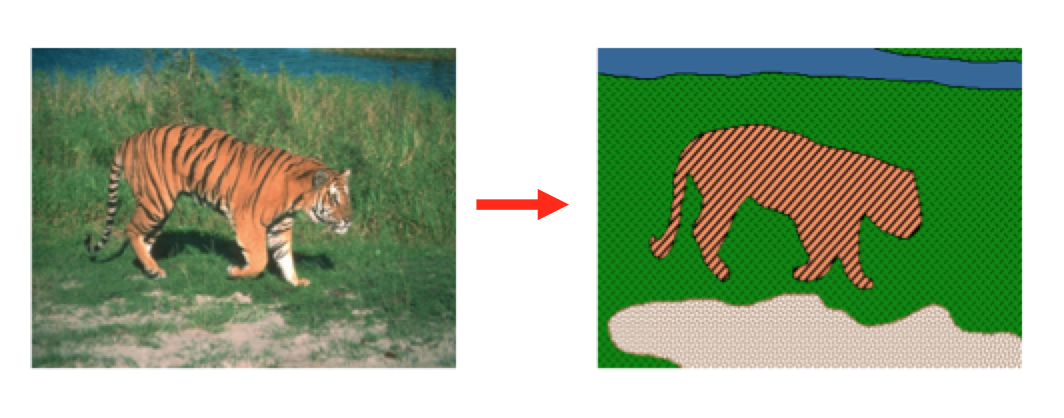
#> input picture data/Segmentacion.png, 1064 x 418 px
$ jupyter execute --allow-errors introcv_clase04.ipynb   (older library calls are emulated)
#> lines starting #> are read from the running program, lines starting #| are printed output that depends on the picture
# Segmentación

Nuestro objetivo es identificar grupos de pixeles que van juntos.

[cell 1]
import numpy as np
import matplotlib.pyplot as plt
from PIL import Image
im = np.array(Image.open('data/Segmentacion.png'))
#> im is the input picture: shape (418, 1064, 4); mean R, G, B, A 155, 174.5, 145, 255
plt.figure(figsize=(7, 7))
plt.imshow(im)

Una forma de tratar la segmentación es con la técnica de clustering

## AGRUPAMIENTO (Clustering)

## 1.0 El Problema del Tamaño de una Polera

Considere el caso de una empresa que va a lanzar al mercado un nuevo modelo de poleras. Como la empresa espera
fabricar modelos en diferentes medidas para satisfacer a personas de todos los tamaños, esta obtiene datos
de la altura y el peso de las personas de la región en donde venderá las poleras, y los grafica en un gráfico,
como se muestra más abajo.

[cell 2]
import numpy as np
import matplotlib.pyplot as plt
from PIL import Image
im = np.array(Image.open('data/Poleras.png'))
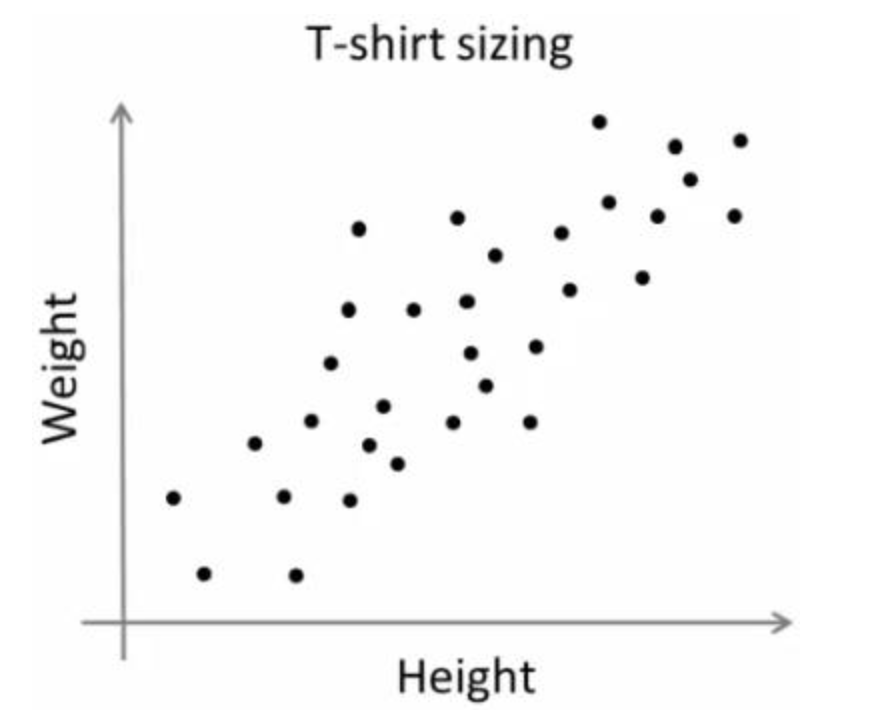
#> input picture data/Poleras.png, 880 x 714 px
#> im is the input picture: shape (714, 880, 4); mean R, G, B, A 248.4, 248.4, 248.4, 255
plt.figure(figsize=(7, 7))
plt.imshow(im)

La empresa no puede crear poleras de todos los tamaños. En su lugar, divide a las personas en Pequeñas,
Medianas y Grandes, y fabrican solo estos 3 modelos que se adaptarán a todas las personas. ¿Cómo
podemos determinar los mejores tamaños considerando los pesos y altura de toda la población?

Se puede resolver este problema mediante un algoritmo de agrupación de personas segun talla y peso
que proporcionará los mejores grupos que satisfarán a todas las personas. Este algoritmo
va a dividir a la poblacion en k grupos (3 inicialmente en este caso), y si estos k grupos no son suficientes
para cumplir el objetivo, dividirá los datos de la poblacíon en k+1 más grupos y continuará hasta que la compañia
esté satisfecha.

[cell 3]
poleras_2 = np.array(Image.open('data/Poleras2.png'))
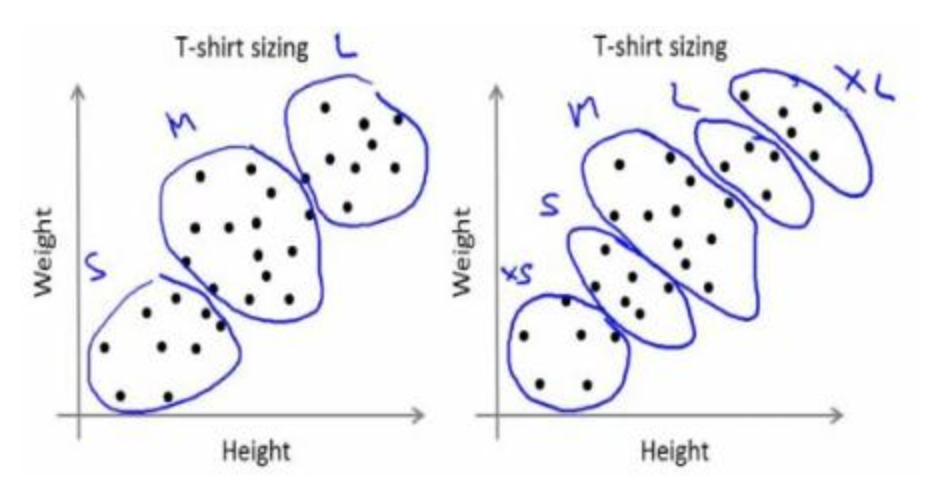
#> input picture data/Poleras2.png, 948 x 478 px
#> poleras_2 is the input picture: shape (478, 948, 4); mean R, G, B, A 240.5, 240.4, 243.5, 255
plt.figure(figsize=(10, 10))
plt.imshow(poleras_2)

## 2.0 K-means

Un algoritmo que nos permite resolver el problema de la polera es K-means.

Para a entender como trabaja considere un conjunto de datos como se muestra a continuación.

[cell 4]
datos_0 = np.array(Image.open('data/k-means0.png'))
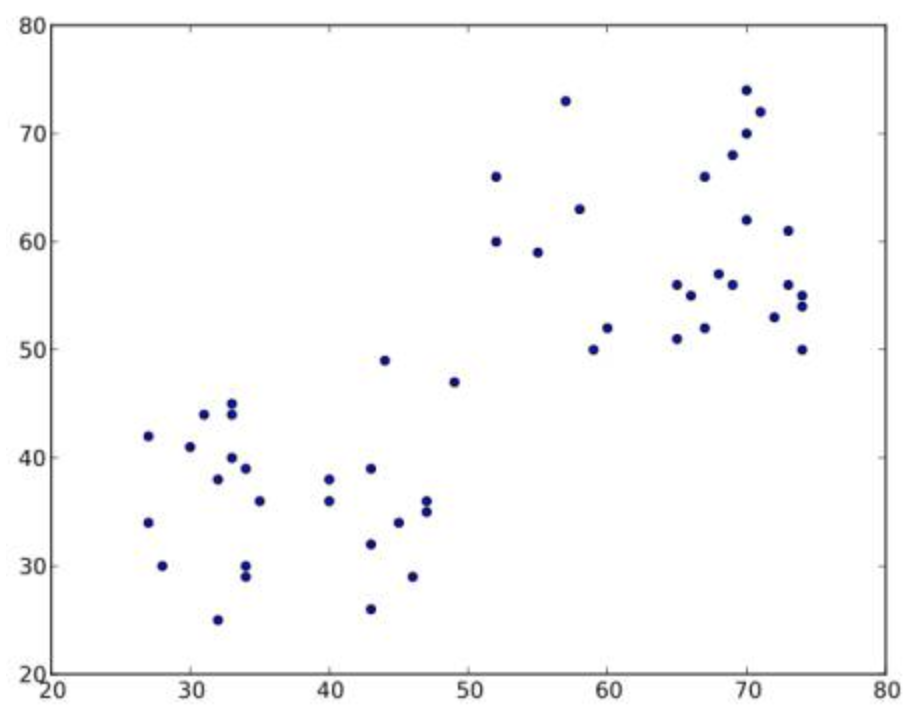
#> input picture data/k-means0.png, 912 x 716 px
#> datos_0 is the input picture: shape (716, 912, 4); mean R, G, B, A 250.2, 250.1, 250.5, 255
plt.figure(figsize=(10, 10))
plt.imshow(datos_0)

- Paso 1: El algoritmo elige aleatoriamente dos centroides, C1 y C2.

- Paso 2: Calcula la distancia desde cada punto a ambos centroides. Si uno de los datose está más cerca de C1, entonces ese dato se etiqueta con '0'. Si está más cerca de C2, se etiquetada como '1'.
Si hay más centroides, los datos son etiquetados como '2', '3', etc.

Para nuestro caso, se grafican los puntos y se colorean todos los '0' con rojo, y todos los '1' con azul, obteniendose lo siguiente:

[cell 5]
datos_1 = np.array(Image.open('data/k-means1.png'))
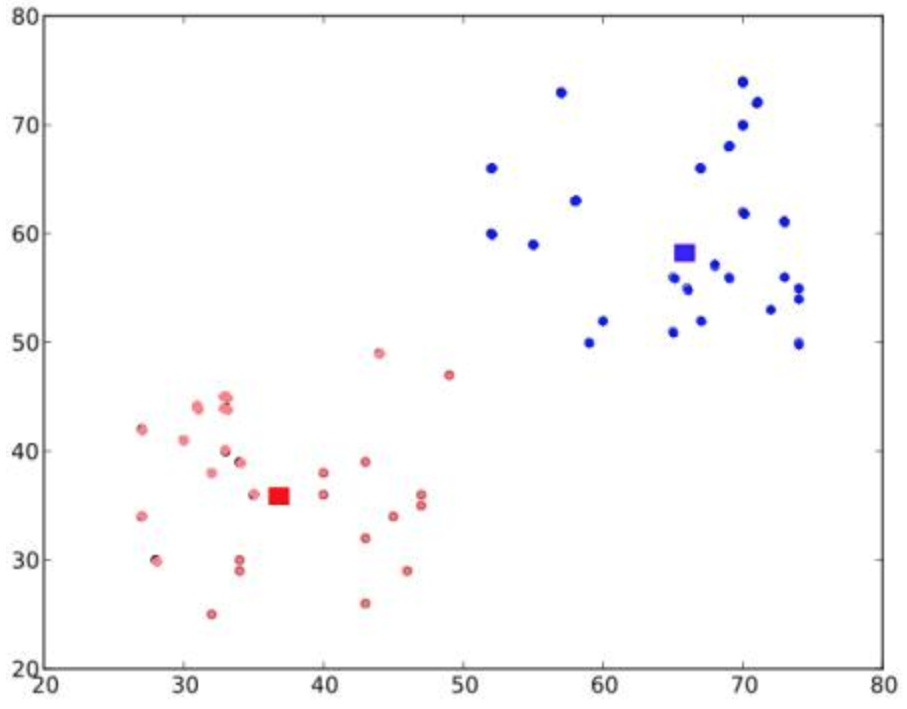
#> input picture data/k-means1.png, 907 x 709 px
#> datos_1 is the input picture: shape (709, 907, 3); mean R, G, B 250.5, 250.1, 250.6
plt.figure(figsize=(10, 10))
plt.imshow(datos_1)

- Paso 3: A continuación, se calcula el promedio de todos los puntos azules y rojos por
separado y ese se usara como un nuevo centroide. Es decir, C1 y C2 se desplazan a los centroides
recién calculados. Y nuevamente se realiza el paso 2 con los nuevos centroides y se etiquete los datos
con '0' y '1'.

Los resultados se visualizan abajo.

[cell 6]
datos_2 = np.array(Image.open('data/k-means2.png'))
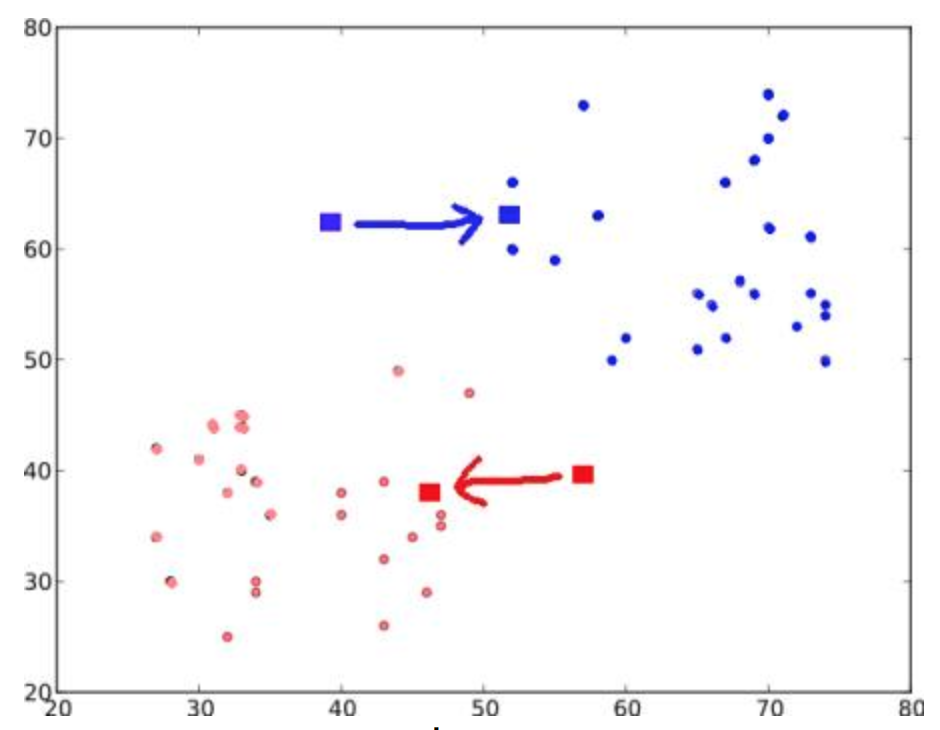
#> input picture data/k-means2.png, 940 x 730 px
#> datos_2 is the input picture: shape (730, 940, 4); mean R, G, B, A 249.9, 249, 250.1, 255
plt.figure(figsize=(10, 10))
plt.imshow(datos_2)

Ahora el Paso 2 y el Paso 3 se iteran hasta que ambos centroides convergen en puntos fijos. O hasta que un número máximo de iteraciones se alcanza.

#> (a cell that did not finish here is left out)

En resumen, K-means es un algoritmo de agrupamiento. Su objetivo es particionar n puntos de datos en k clusters.

Cada uno de los n puntos de datos se asignará a un grupo con la media más cercana. A la media de cada grupo se le llama "centroide"
o "centro". En general, la aplicación de k-means produce k grupos separados de los n puntos de datos originales.
Los puntos de datos dentro de un grupo particular se consideran "más similares" entre sí que los puntos de datos que pertenecen a otros grupos.

[cell 8]
import numpy as np

#Antes de pasar a los ejemplos es importante mencionar que utilizaremos np.reshape
#con frequencia

a = np.arange(6)
#> a = [0, 1, 2, 3, 4, 5]
a
#> Out = [0, 1, 2, 3, 4, 5]

[cell 9]
#Reshape
a.reshape((3, 2))
#> Out = [[0, 1], [2, 3], [4, 5]]

## 3.0 K-means con Scipy

[cell 10]
from pylab import plot,show
from numpy import vstack,array
from numpy.random import rand
from scipy.cluster.vq import kmeans,vq

## Ejemplo 1.0

[cell 11]
# Genereación de datos
data = vstack((rand(150,2) + array([.5,.5]),rand(150,2)))
data.shape

[cell 12]
data

[cell 13]
# Computar K-Means con K = 2 (2 clusters)
centroids,_ = kmeans(data,2)

# Assignar cada punto a un cluster (etiquetando)
idx,_ = vq(data,centroids)

idx.shape

[cell 14]
idx

[cell 15]
#Todas los puntos (coor x) con label 0
data[idx==0,0]
#Todos los puntos (coor y) con label 0
data[idx==0,1]
#Todos los puntos (coor x) con label 1
data[idx==1,0]
#Todos los puntos (coor y) con label 1
data[idx==1,1]

[cell 16]
# Graficar los puntos que tienen el id
plot(data[idx==0,0],data[idx==0,1],'ob', data[idx==1,0],data[idx==1,1],'or')

plot(centroids[:,0],centroids[:,1],'*g', markersize=15)

show()
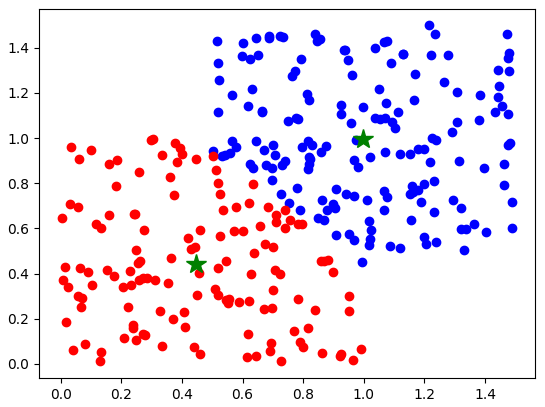
#> figure drawn by matplotlib, 1 panel

## Ejemplo 2.0

[cell 17]
from PIL import Image
from scipy.cluster.vq import *
#from scipy.misc import imresize
from pylab import *

#> (a cell that did not finish here is left out)

[cell 19]
print ("Shape:", im.shape)
#| Shape: (714, 880, 4)

[cell 20]
im

#> (a cell that did not finish here is left out)

#> (a cell that did not finish here is left out)

#> (a cell that did not finish here is left out)

[cell 24]
idx.shape

[cell 25]
idx

[cell 26]
im.shape[:2]
#> Out = (714, 880)
